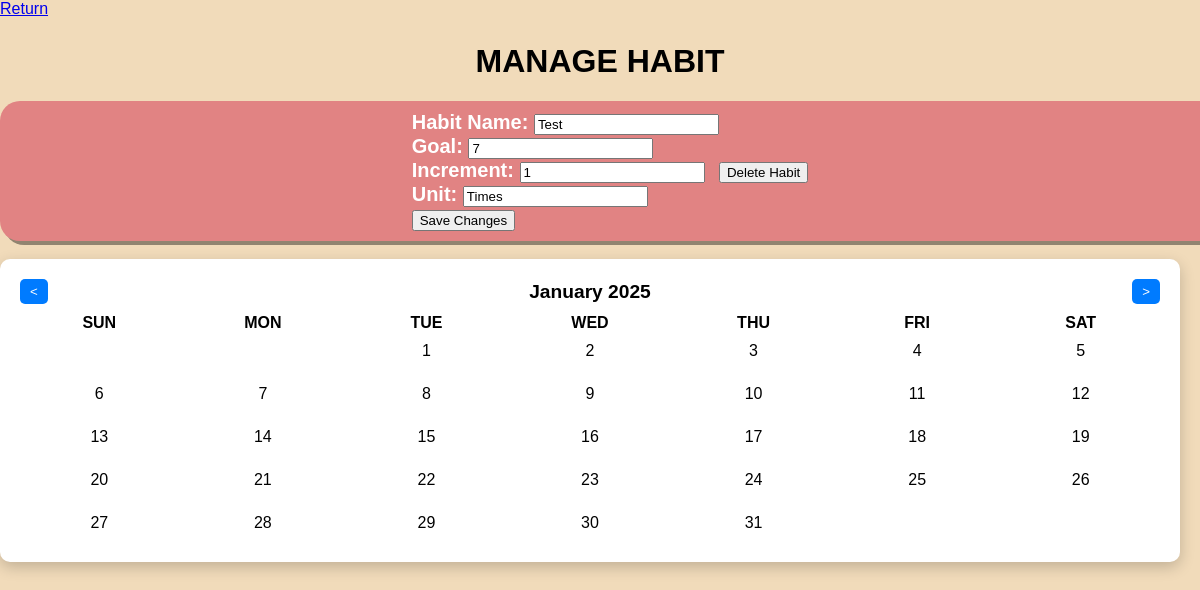
Before: /ManageHabit.html?id=1 with the older database file.
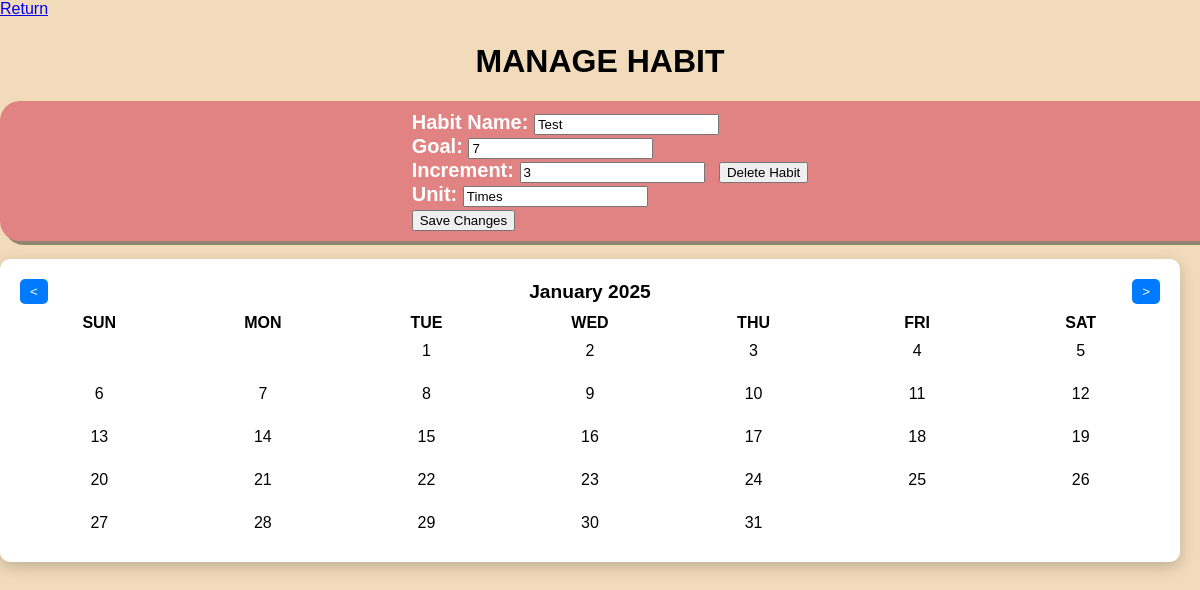
After: the same page with the newer database file.
### tables this page shows
CREATE TABLE habits (
        id INTEGER PRIMARY KEY AUTOINCREMENT,
        Name TEXT NOT NULL,
        Goal INTEGER NOT NULL,
        Increment INTEGER NOT NULL,
        Unit TEXT NOT NULL,
        Progress INTEGER DEFAULT 0,
        Streak INTEGER DEFAULT 0
    );

### app.py (the view, shortened to what this page needs)
@app.route('/ManageHabit.html', methods=['GET'])
@app.route('/ManageHabit/<int:year>/<int:month>', methods=['GET', 'POST'])
def manage_habit(year=None, month=None):
    habit_id = request.args.get('id', type=int)
    errors = []
    habit = None
    if habit_id:
        habit = get_habit_by_id(habit_id)
        if not habit:
            errors.append('Habit not found')
    current_date = datetime(year or datetime.today().year, month or datetime.today().month, 1)
    calendar_data = get_calendar_data(current_date)
    return render_template('ManageHabit.html', calendar_data=calendar_data, current_date=current_date, habit=habit)

### app.py (called while the page is built)
def get_db_connection():
    conn = sqlite3.connect('Tracker.db')
    conn.row_factory = sqlite3.Row
    return conn

def get_calendar_data(date):
    first_day_of_month = date.replace(day=1)
    first_weekday, days_in_month = calendar.monthrange(date.year, date.month)
    days = []
    for day in range(1, days_in_month + 1):
        full_date = date.replace(day=day).strftime('%Y-%m-%d')
        status = date_statuses.get(full_date, None)  # Get status from date_statuses
        days.append({'day': day, 'full_date': full_date, 'status': status})
    month_year = date.strftime('%B %Y')
    return {
        'month_year': month_year,
        'days': days,
        'first_weekday': first_weekday,
    }

def get_habit_by_id(habit_id):
    conn = get_db_connection()
    cursor = conn.cursor()
    cursor.execute("SELECT * FROM habits WHERE id = ?", (habit_id,))
    habit = cursor.fetchone()
    conn.close()
    return habit

### templates/ManageHabit.html (shortened to what this page needs)
<!DOCTYPE html>
<html lang="en">
<head>
    <link rel="stylesheet" href="/static/styles.css">
</head>
<body>
    <div class="top-container">
        <a href="/Habit.html">Return</a>
        <h1>MANAGE HABIT</h1>
    </div>
    <div class="habit-info-container">
        <form action="/ManageHabit/{{ current_date.year }}/{{ current_date.month }}" method="POST">
          <label for="habit">Habit Name:</label>
          <input type="text" id="name" name="name" value="{{habit['Name']}}" required><br>
          <label for="goal">Goal:</label>
          <input type="number" id="goal" name="goal" value="{{habit['Goal']}}" required><br>
          <label type="text">Increment:</label>
          <input type="number" id="increment" name="increment" value="{{habit['Increment']}}" required><br>
          <label for="unit">Unit:</label>
          <input type="text" id="unit" name="unit" value="{{habit['unit']}}" required><br>
          <button type="submit">Save Changes</button>
        </form>
        <form action="/ManageHabit/{{ current_date.year }}/{{ current_date.month }}" method="POST">
          <button type="submit">Delete Habit</button>
        </form>
    </div>
    <br>
    <div class="calendar">
        <div class="header">
          <button onclick="window.location.href='/ManageHabit/{{ current_date.year - 1 if current_date.month == 1 else current_date.year }}/{{ 12 if current_date.month == 1 else current_date.month - 1 }}'">&lt;</button>
          <h1>{{ calendar_data.month_year }}</h1>
          <button onclick="window.location.href='/ManageHabit/{{ current_date.year + 1 if current_date.month == 12 else current_date.year }}/{{ 1 if current_date.month == 12 else current_date.month + 1 }}'">&gt;</button>
        </div>
        <div class="days">
          <div>Sun</div>
          <div>Mon</div>
          <div>Tue</div>
          <div>Wed</div>
          <div>Thu</div>
          <div>Fri</div>
          <div>Sat</div>
        </div>
        <div class="dates" style="display: grid; grid-template-columns: repeat(7, 1fr);">
          {% for _ in range(calendar_data.first_weekday) %}
            <div></div>
          {% endfor %}
          {% for day in calendar_data.days %}
            <div class="{{ day.status }}">
              {{ day.day }}
            </div>
          {% endfor %}
        </div>
      </div>
</body>
</html>

Changed rows visible on the page:
changed habits "Test": increment "1" → "3"
